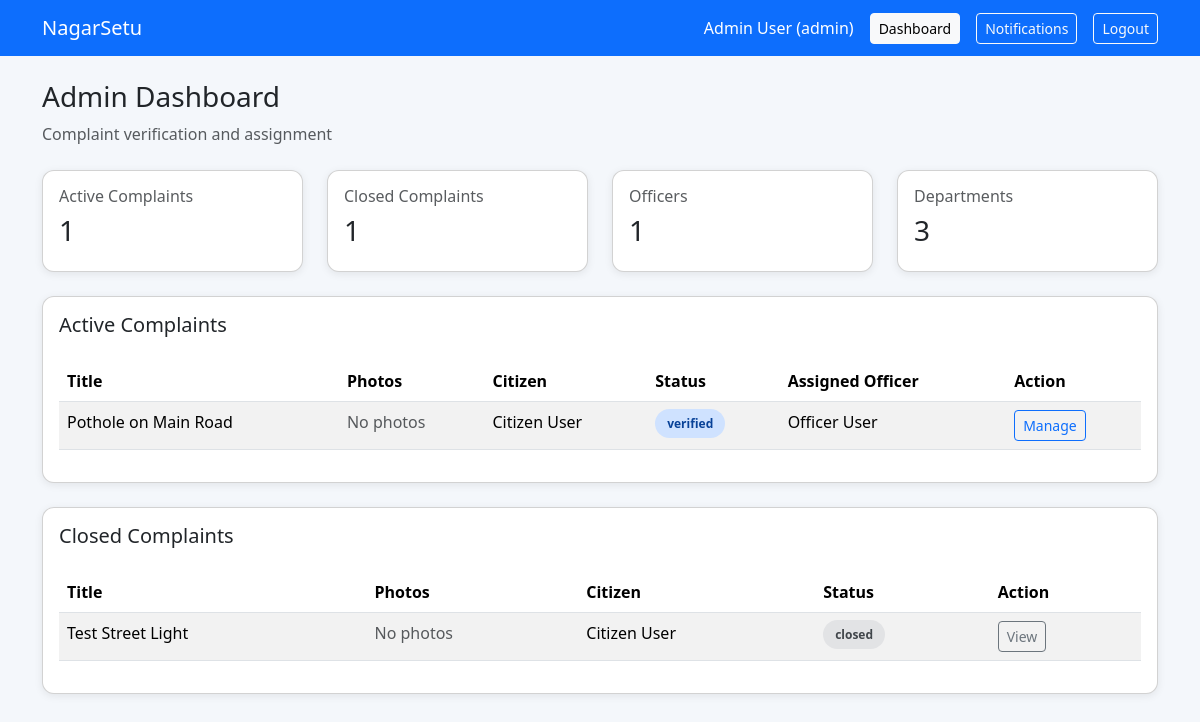
The page /dashboard (signed in) on the database its author committed.
### app.py (models this page shows, shortened)
class User(db.Model):
    id = db.Column(db.Integer, primary_key=True)
    name = db.Column(db.String(100), nullable=False)
    email = db.Column(db.String(100), unique=True, nullable=False)
    password_hash = db.Column(db.String(200), nullable=False)
    role = db.Column(db.String(20), default='citizen')
    phone = db.Column(db.String(30), default='')

class Complaint(db.Model):
    id = db.Column(db.Integer, primary_key=True)
    title = db.Column(db.String(200), nullable=False)
    description = db.Column(db.Text, nullable=False)
    category = db.Column(db.String(50), nullable=False)
    status = db.Column(db.String(30), default='submitted')
    priority = db.Column(db.String(20), default='medium')
    location = db.Column(db.String(200), default='')
    citizen_id = db.Column(db.Integer, db.ForeignKey('user.id'), nullable=False)
    department_id = db.Column(db.Integer, db.ForeignKey('department.id'), nullable=True)
    officer_id = db.Column(db.Integer, db.ForeignKey('user.id'), nullable=True)
    created_at = db.Column(db.DateTime, default=datetime.utcnow)
    resolved_at = db.Column(db.DateTime, nullable=True)
    citizen = db.relationship('User', foreign_keys=[citizen_id])
    officer = db.relationship('User', foreign_keys=[officer_id])
    department = db.relationship('Department')
    photos = db.relationship('ComplaintPhoto', backref='complaint', lazy=True, cascade='all, delete-orphan')
    comments = db.relationship('ComplaintComment', backref='complaint', lazy=True, cascade='all, delete-orphan')

### app.py (the view, shortened to what this page needs)
@app.route('/dashboard')
def dashboard():
    if 'user_id' not in session:
        return redirect(url_for('login'))
    user = db.session.get(User, session['user_id'])
    if not user:
        return redirect(url_for('login'))
    if user.role == 'admin':
        complaints = Complaint.query.filter(Complaint.status != 'closed').order_by(Complaint.created_at.desc()).all()
        closed_complaints = Complaint.query.filter_by(status='closed').order_by(Complaint.created_at.desc()).all()
        officers = User.query.filter_by(role='officer').all()
        departments = Department.query.all()
        return render_template('admin_dashboard.html', user=user, complaints=complaints, closed_complaints=closed_complaints, officers=officers, departments=departments)

### app.py (called while the page is built)
def get_csrf_token():
    if 'csrf_token' not in session:
        session['csrf_token'] = secrets.token_urlsafe(32)
    return session['csrf_token']

@app.before_request
def csrf_protect():
    if request.method == 'POST':
        submitted_token = request.form.get('_csrf_token', '')
        expected_token = session.get('csrf_token', '')
        if not expected_token or not hmac.compare_digest(submitted_token, expected_token):
            abort(400, description='Invalid or missing form security token.')

@app.context_processor
def inject_user():
    user = None
    if 'user_id' in session:
        user = db.session.get(User, session['user_id'])
    return dict(current_user=user, csrf_token=get_csrf_token())

### templates/admin_dashboard.html
{% extends 'base.html' %}
{% block content %}
<div class="d-flex justify-content-between align-items-center mb-4">
    <div><h3>Admin Dashboard</h3><p class="text-muted mb-0">Complaint verification and assignment</p></div>
</div>
<div class="row mb-4">
    <div class="col-md-3"><div class="card p-3"><h6 class="text-muted">Active Complaints</h6><h3>{{ complaints|length }}</h3></div></div>
    <div class="col-md-3"><div class="card p-3"><h6 class="text-muted">Closed Complaints</h6><h3>{{ closed_complaints|length }}</h3></div></div>
    <div class="col-md-3"><div class="card p-3"><h6 class="text-muted">Officers</h6><h3>{{ officers|length }}</h3></div></div>
    <div class="col-md-3"><div class="card p-3"><h6 class="text-muted">Departments</h6><h3>{{ departments|length }}</h3></div></div>
</div>
{% macro photo_cells(complaint) -%}
    {% for photo in complaint.photos[:3] %}<img src="{{ url_for('complaint_photo', complaint_id=complaint.id, photo_id=photo.id) }}" alt="Complaint photo" width="48" height="48" class="rounded object-fit-cover me-1" loading="lazy">{% else %}<span class="text-muted">No photos</span>{% endfor %}
{%- endmacro %}
<div class="card p-3 mb-4">
    <h5>Active Complaints</h5>
    <div class="table-responsive mt-3"><table class="table table-striped">
        <thead><tr><th>Title</th><th>Photos</th><th>Citizen</th><th>Status</th><th>Assigned Officer</th><th>Action</th></tr></thead>
        <tbody>{% for complaint in complaints %}<tr>
            <td>{{ complaint.title }}</td><td>{{ photo_cells(complaint) }}</td><td>{{ complaint.citizen.name }}</td>
            <td><span class="status-pill status-{{ complaint.status|replace(' ', '_') }}">{{ complaint.status }}</span></td>
            <td>{{ complaint.officer.name if complaint.officer else 'Unassigned' }}</td>
            <td><a href="{{ url_for('complaint_detail', complaint_id=complaint.id) }}" class="btn btn-sm btn-outline-primary">Manage</a></td>
        </tr>{% else %}<tr><td colspan="6" class="text-center text-muted">No active complaints.</td></tr>{% endfor %}</tbody>
    </table></div>
</div>
<div class="card p-3">
    <h5>Closed Complaints</h5>
    <div class="table-responsive mt-3"><table class="table table-striped">
        <thead><tr><th>Title</th><th>Photos</th><th>Citizen</th><th>Status</th><th>Action</th></tr></thead>
        <tbody>{% for complaint in closed_complaints %}<tr>
            <td>{{ complaint.title }}</td><td>{{ photo_cells(complaint) }}</td><td>{{ complaint.citizen.name }}</td>
            <td><span class="status-pill status-closed">closed</span></td>
            <td><a href="{{ url_for('complaint_detail', complaint_id=complaint.id) }}" class="btn btn-sm btn-outline-secondary">View</a></td>
        </tr>{% else %}<tr><td colspan="5" class="text-center text-muted">No closed complaints.</td></tr>{% endfor %}</tbody>
    </table></div>
</div>
{% endblock %}

### templates/base.html (shortened to what this page needs)
<!DOCTYPE html>
<html lang="en">
<head>
    <link href="https://cdn.jsdelivr.net/npm/bootstrap@5.3.3/dist/css/bootstrap.min.css" rel="stylesheet">
</head>
<body>
    <nav class="navbar navbar-expand-lg navbar-dark">
        <div class="container">
            <a class="navbar-brand" href="{{ url_for('index') }}">NagarSetu</a>
            <div class="ms-auto d-flex align-items-center gap-3">
                {% if current_user %}
                    <span class="text-white">{{ current_user.name }} ({{ current_user.role }})</span>
                    <a href="{{ url_for('dashboard') }}" class="btn btn-light btn-sm">Dashboard</a>
                    <a href="{{ url_for('notifications') }}" class="btn btn-outline-light btn-sm">Notifications</a>
                    <a href="{{ url_for('logout') }}" class="btn btn-outline-light btn-sm">Logout</a>
                {% else %}
                    <a href="{{ url_for('login') }}" class="btn btn-light btn-sm">Login</a>
                    <a href="{{ url_for('register') }}" class="btn btn-outline-light btn-sm">Register</a>
                {% endif %}
            </div>
        </div>
    </nav>
    <div class="container py-4">
        {% block content %}{% endblock %}
    </div>
</body>
</html>

### templates/base.html (style rules this page uses)
body { background: #f4f7fb; }
.navbar { background: #0d6efd; }
.card { box-shadow: 0 2px 8px rgba(0,0,0,.08); border-radius: 12px; }
.status-pill { padding: 6px 12px; border-radius: 999px; font-size: 12px; font-weight: bold; }
.status-verified { background: #cfe2ff; color: #084298; }
.status-closed { background: #e2e3e5; color: #41464b; }

### rows shown on the page
User: name "Admin User", role "admin"
Complaint: title "Pothole on Main Road", citizen.name "Citizen User", status "verified", officer "Officer User"
Complaint: title "Test Street Light", citizen.name "Citizen User"

### other values the page prints
{{ complaints|length }} "1"
{{ closed_complaints|length }} "1"
{{ officers|length }} "1"
{{ departments|length }} "3"
